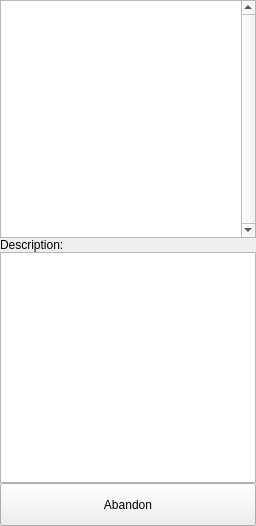
          <widget class="QWidget" name="tab_3">
           <attribute name="title">
            <string>Quests</string>
           </attribute>
           <layout class="QGridLayout" name="gridLayout_4">
            <property name="leftMargin">
             <number>0</number>
            </property>
            <property name="topMargin">
             <number>0</number>
            </property>
            <property name="rightMargin">
             <number>0</number>
            </property>
            <property name="bottomMargin">
             <number>0</number>
            </property>
            <property name="spacing">
             <number>0</number>
            </property>
            <item row="0" column="0">
             <widget class="QListView" name="quests">
              <property name="minimumSize">
               <size>
                <width>184</width>
                <height>238</height>
               </size>
              </property>
              <property name="maximumSize">
               <size>
                <width>283</width>
                <height>16777215</height>
               </size>
              </property>
              <property name="verticalScrollBarPolicy">
               <enum>Qt::ScrollBarAlwaysOn</enum>
              </property>
              <property name="horizontalScrollBarPolicy">
               <enum>Qt::ScrollBarAsNeeded</enum>
              </property>
             </widget>
            </item>
            <item row="1" column="0">
             <widget class="QLabel" name="label_4">
              <property name="text">
               <string>Description:</string>
              </property>
             </widget>
            </item>
            <item row="2" column="0">
             <widget class="QPlainTextEdit" name="plainTextEdit">
              <property name="minimumSize">
               <size>
                <width>184</width>
                <height>231</height>
               </size>
              </property>
              <property name="readOnly">
               <bool>true</bool>
              </property>
             </widget>
            </item>
            <item row="3" column="0">
             <widget class="QPushButton" name="pushButton_8">
              <property name="minimumSize">
               <size>
                <width>183</width>
                <height>43</height>
               </size>
              </property>
              <property name="text">
               <string>Abandon</string>
              </property>
             </widget>
            </item>
           </layout>
          </widget>
